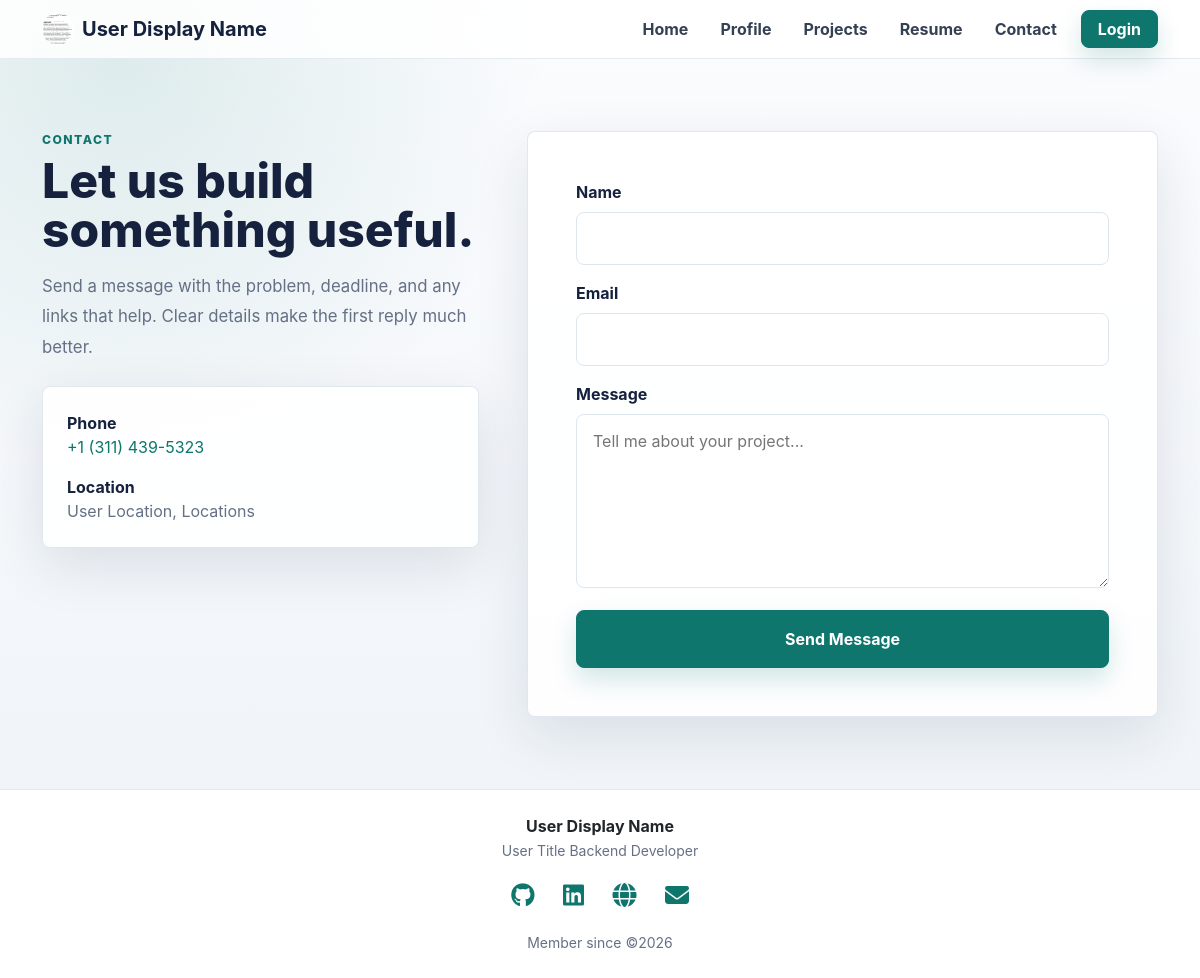
The page /portfolio/user/contact on the database as committed earlier.
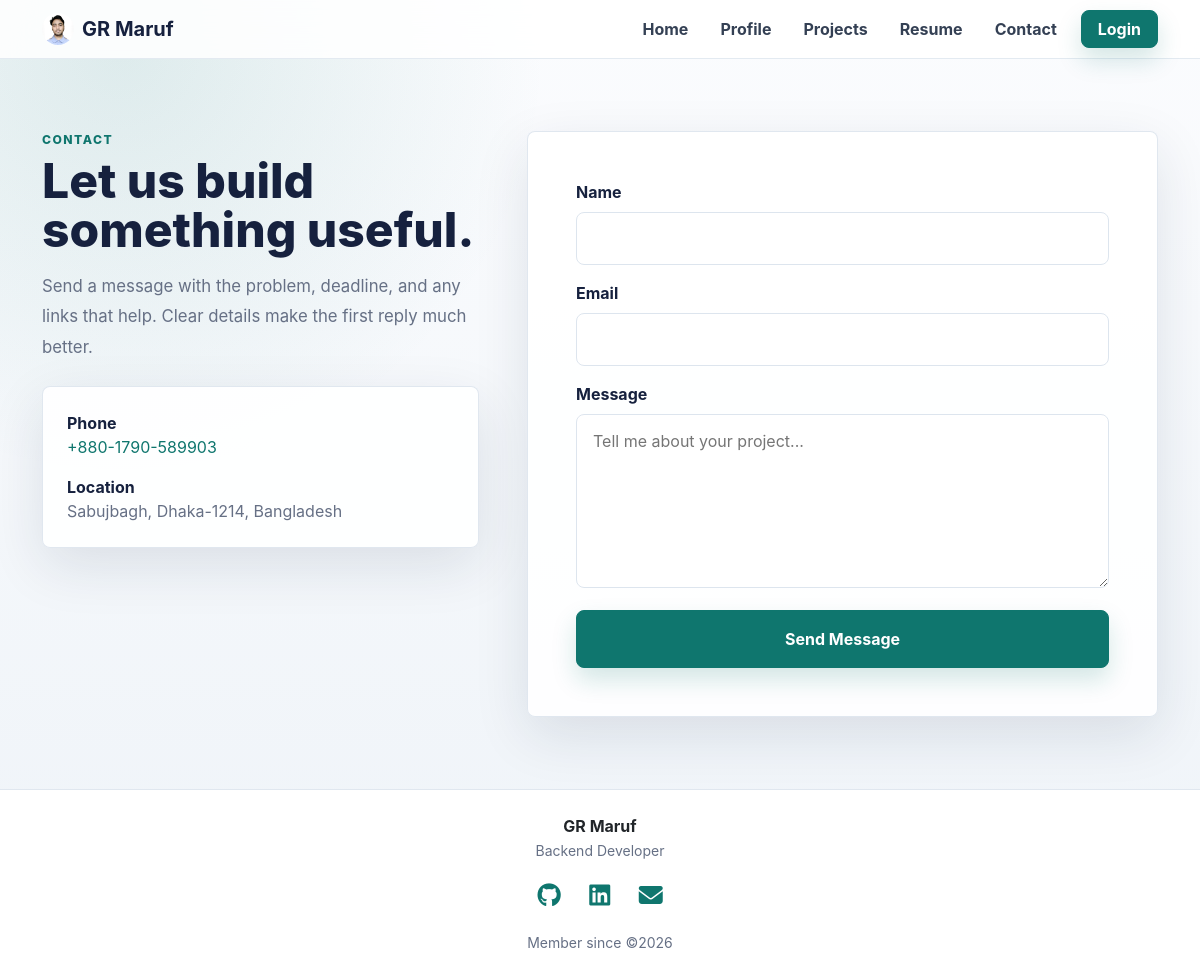
The same page on the database as committed later.
### portfolio/models.py (models this page shows, shortened)
class Profile(models.Model):
    user = models.OneToOneField(User, related_name='profile', on_delete=models.CASCADE, null=True)
    full_name = models.CharField(max_length=120, default='')
    display_name = models.CharField(max_length=80, blank=True)
    title = models.CharField(max_length=120, blank=True)  # e.g. "Backend Developer"
    bio = models.TextField(blank=True)
    phone = models.CharField(max_length=20, blank=True)
    location = models.CharField(max_length=120, blank=True)
    profile_image = models.ImageField(upload_to="profile_images/", blank=True, null=True)
    github = models.URLField(blank=True)
    linkedin = models.URLField(blank=True)
    website = models.URLField(blank=True)
    created_at = models.DateTimeField(auto_now_add=True)

### portfolio/views.py (the view, shortened to what this page needs)
# urls.py: path('<str:username>/contact', contact, name='contact'),
def contact(request, username=None):
    set_cached_username(request, username)
    profile = get_user_profile(username)
    context = {
        'profile': profile
    }
    subject = "Important! Someone has contacted you through your portfolio."
    recipient_list = [profile.user.email] if profile else []
    return render(request, 'contact.html', context)

### portfolio/utils.py (called while the page is built)
def get_user_profile(username):
    if username:
        return Profile.objects.filter(user__username=username).first()

def get_client_ip(request):
    ip = request.META.get('REMOTE_ADDR')
    return ip

def set_cached_username(request, username):
    if username is not None:
        cache.set(f'cached_username_{get_client_ip(request)}', username)

### portfolio/templates/contact.html (shortened to what this page needs)
{% extends 'master/base.html' %}
{% block content %}
  <section class="section-pad">
    <div class="container">
      <div class="row g-5 align-items-start">
        <div class="col-lg-5 reveal">
          <div class="eyebrow mb-2">Contact</div>
          <h1 class="section-title mb-3">Let us build something useful.</h1>
          <p class="section-copy">Send a message with the problem, deadline, and any links that help. Clear details make the first reply much better.</p>
          <div class="surface p-4 mt-4">
            {% if profile.phone %}
              <div class="mb-3">
                <div class="fw-bold">Phone</div>
                <a href="tel:{{ profile.phone }}" class="text-decoration-none">{{ profile.phone }}</a>
              </div>
            {% endif %}
            {% if profile.location %}
              <div>
                <div class="fw-bold">Location</div>
                <span class="muted">{{ profile.location }}</span>
              </div>
            {% endif %}
          </div>
        </div>
        <div class="col-lg-7 reveal reveal-delay-1">
          <div class="surface p-4 p-md-5">
            <form method="post" class="d-grid gap-3">
              <div>
                <label for="name" class="form-label fw-bold">Name</label>
                <input type="text" name="name" id="name" class="contact-field" required />
              </div>
              <div>
                <label for="email" class="form-label fw-bold">Email</label>
                <input type="email" name="email" id="email" class="contact-field" required />
              </div>
              <div>
                <label for="message" class="form-label fw-bold">Message</label>
                <textarea name="message" id="message" rows="6" class="contact-field" placeholder="Tell me about your project..." required></textarea>
              </div>
              <button type="submit" class="btn btn-brand py-3">Send Message</button>
            </form>
          </div>
        </div>
      </div>
    </div>
  </section>
{% endblock %}

### portfolio/templates/master/nav.html (shortened to what this page needs)
<nav class="navbar navbar-expand-lg navbar-light sticky-top">
  <div class="container">
    <a class="navbar-brand fw-bold d-flex align-items-center" href="{% url 'profile' profile.user.username|default:None %}">
      {% if profile.profile_image %}
        <img src="{{ profile.profile_image.url }}" class="rounded-circle me-2" width="32" height="32" alt="{{ profile.full_name }}" />
      {% else %}
        <img src="/media/app/logo.webp" alt="Logo" width="34" height="34" class="me-2 rounded" />
      {% endif %}
      <span>{{ profile.display_name|default:'Portfolio' }}</span>
    </a>
    <div class="collapse navbar-collapse justify-content-end d-none d-lg-flex">
      <ul class="navbar-nav align-items-center gap-3">
        <li class="nav-item">
          <a class="nav-link" href="{% url 'profile' %}">Home</a>
        </li>
        <li class="nav-item">
          <a class="nav-link" href="{% url 'profile' profile.user.username|default:None %}">Profile</a>
        </li>
        <li class="nav-item">
          <a class="nav-link" href="{% url 'projects' profile.user.username|default:None %}">Projects</a>
        </li>
        <li class="nav-item">
          <a class="nav-link" href="{% url 'resume' profile.user.username|default:None %}">Resume</a>
        </li>
        <li class="nav-item">
          <a class="nav-link" href="{% url 'contact' profile.user.username|default:None %}">Contact</a>
        </li>
        {% if request.user.is_authenticated %}
          <li class="nav-item">
            <a class="nav-link" href="{% url 'dashboard' %}">Dashboard</a>
          </li>
          <li class="nav-item">
            <a class="nav-link" href="{% url 'logout' %}">Logout</a>
          </li>
        {% else %}
          <li class="nav-item">
            <a class="btn btn-brand px-3" href="{% url 'login' %}">Login</a>
          </li>
        {% endif %}
      </ul>
    </div>
  </div>
</nav>

### portfolio/templates/master/footer.html (shortened to what this page needs)
<footer class="footer py-4 bg-white">
  <div class="container">
    <div>
      <div class="fw-bold text-dark">{{ profile.display_name|default:'Portfolio' }}</div>
      <small>{{ profile.title }}</small>
    </div>
    <div class="social-links my-3">
      {% if profile.github %}
        <a href="{{ profile.github }}" target="_blank"><i class="fab fa-github"></i></a>
      {% endif %}
      {% if profile.linkedin %}
        <a href="{{ profile.linkedin }}" target="_blank"><i class="fab fa-linkedin"></i></a>
      {% endif %}
      {% if profile.website %}
        <a href="{{ profile.website }}" target="_blank"><i class="fa fa-globe"></i></a>
      {% endif %}
      {% if profile.user.email %}
        <a href="{% url 'contact' profile.user.username %}">
            <i class="fas fa-envelope"></i>
        </a>
      {% endif %}
    </div>
    <div>
      <small>Member since ©{{ profile.user.date_joined|date:"Y"}}</small>
    </div>
  </div>
</footer>

Rows that differ between the two databases and show on the page:
changed Profile: profile_image: a different picture; display_name "User Display Name" → "GR Maruf"; phone "+1 (311) 439-5323" → "+880-1790-589903"; location "User Location, Locations" → "Sabujbagh, Dhaka-1214, Bangladesh"; title "User Title Backend Developer" → "Backend Developer"; website "https://www.rod.me.uk" → empty (drawn)
